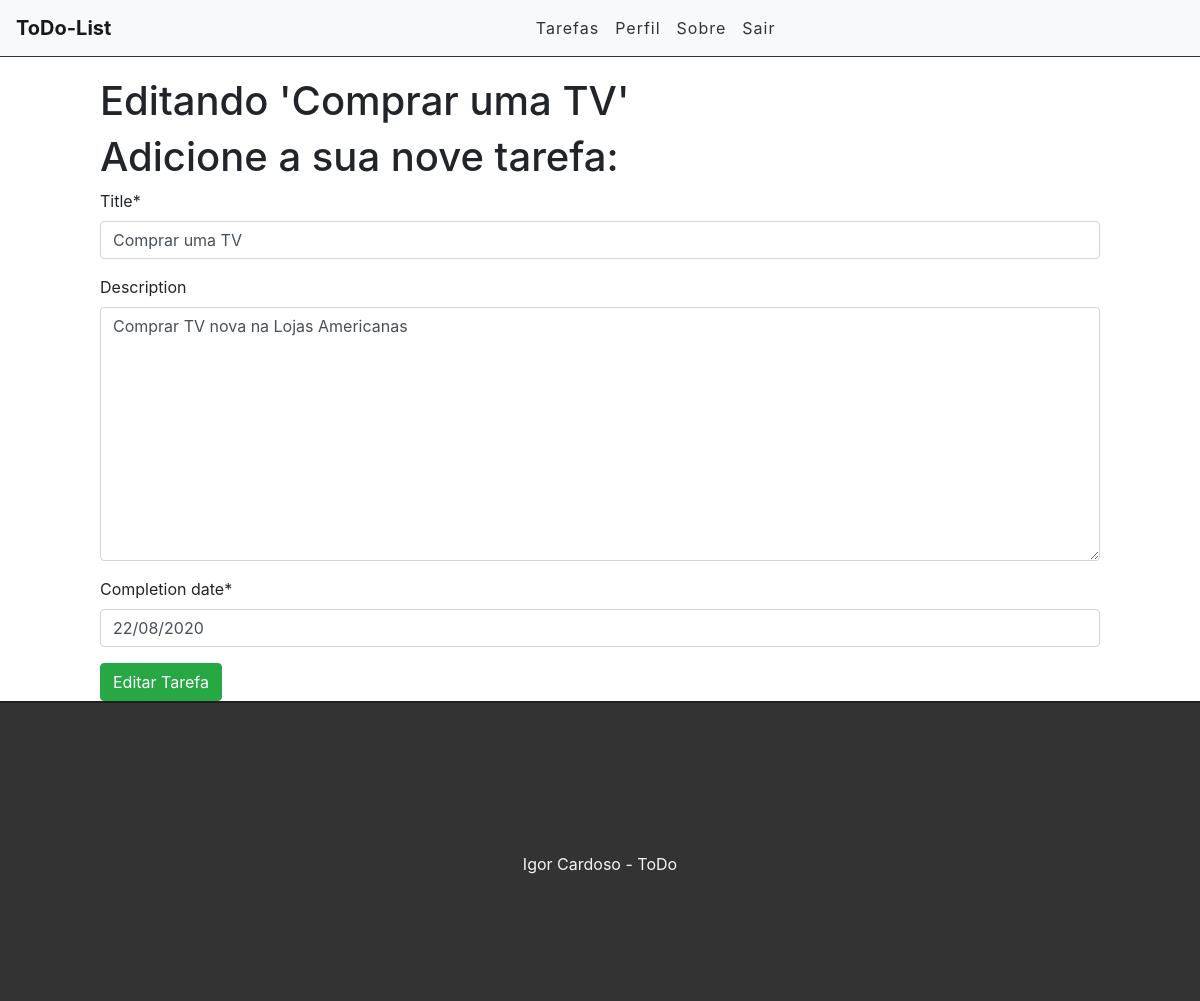
Screenshot of /edit/7 (signed in) with the database file from the repository.
### tasks/models.py (models this page shows, shortened)
class Task(models.Model):
	STATUS = (
		('fazendo', 'Fazendo'),
		('feiro', 'Feito')
	)
	title = models.CharField(max_length=255)
	description = models.TextField(blank=True)
	done = models.CharField(
		max_length=7, # Tamanho da entrada
		choices=STATUS,
	)
	completion_date = models.DateField(auto_now_add=False)  # Eu criei. blank=True permite que o campo fique em branco
	created_at = models.DateTimeField(auto_now_add=True)
	update_at = models.DateTimeField(auto_now=True)

### tasks/views.py (the view)
# urls.py: path('edit/<int:id>', views.editTasks, name='edit-task'),
@login_required
def editTasks(request, id):
	task = get_object_or_404(Task, pk=id)
	form = TaskForm(instance=task) # Para puxar o formulário. No instance=task deixar o form prepopulado
	if request.method == 'POST':
		form = TaskForm(request.POST, instance=task) # instance=task para saber qual form está sendo alterado
		if form.is_valid(): # Se o formulário for válido
			task.save()
			messages.info(request, 'Tarefa editada com sucesso!')	# Mensagem enviada para o front-end
			return redirect('/')
		else:
			return render(request, 'tasks/edittask.html', {'form':form, 'task':task})	# Volta para mesma página, em caso de erro
	else:
		return render(request, 'tasks/edittask.html', {'form':form, 'task':task})

### tasks/forms.py
class TaskForm(forms.ModelForm):
	class Meta:
		model = Task
		fields = ('title', 'description', 'completion_date')

### tasks/templates/tasks/edittask.html (shortened to what this page needs)
{% extends 'base.html' %}
{% load crispy_forms_tags %}
{% block content %}
<div class="offset-1 col-10 list-div">
	<h1>Editando '{{task.title}}'</h1>
	<h1>Adicione a sua nove tarefa:</h1>
	<form method="POST">
		{{ form|crispy }}
		<input type="submit" class="btn btn-success" value="Editar Tarefa">
	</form>
</div>
{% endblock %}

### tasks/static/css/styles.css (style rules this page uses)
.list-div { padding: 0; }

### rows the page displays
Task: title "Comprar uma TV", description "Comprar TV nova na Lojas Americanas", completion_date "22/08/2020"
